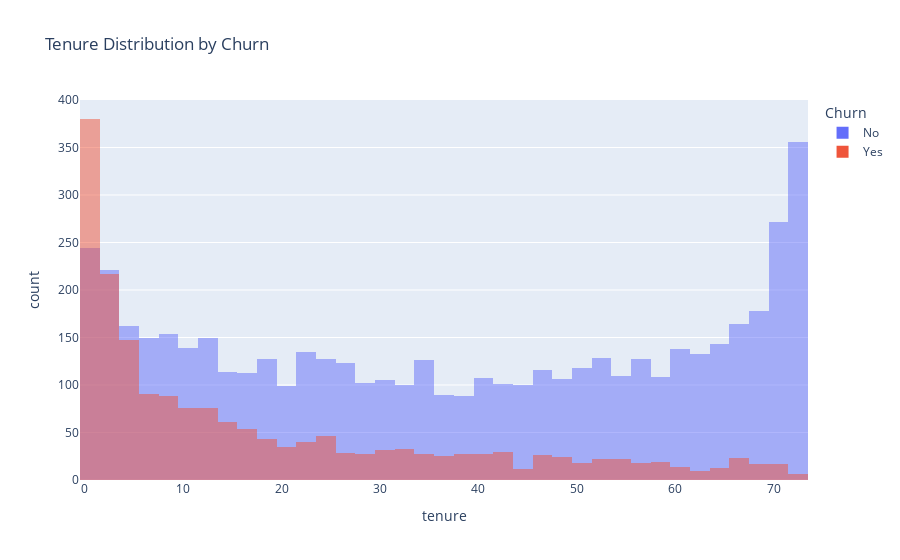

Write notebook code for a chart like this one.
### Code cell
fig = px.histogram(df, x="tenure", color="Churn", title="Tenure Distribution by Churn", nbins=50, barmode="overlay")

fig.show()

### Figure 1 — Plotly figure (JSON) as saved in the notebook; plotly's stock layout.template omitted (floating-point values rounded to 4 significant figures; data arrays with more than 128 entries replaced by an {"elided": "..."} marker saying what was removed)
{"data": [{"alignmentgroup": "True", "bingroup": "x", "hovertemplate": "Churn=No<br>tenure=%{x}<br>count=%{y}<extra></extra>", "legendgroup": "No", "marker": {"color": "#636efa", "opacity": 0.5, "pattern": {"shape": ""}}, "name": "No", "nbinsx": 50, "offsetgroup": "No", "orientation": "v", "showlegend": true, "type": "histogram", "x": {"elided": "5174 int values"}, "xaxis": "x", "yaxis": "y"}, {"alignmentgroup": "True", "bingroup": "x", "hovertemplate": "Churn=Yes<br>tenure=%{x}<br>count=%{y}<extra></extra>", "legendgroup": "Yes", "marker": {"color": "#EF553B", "opacity": 0.5, "pattern": {"shape": ""}}, "name": "Yes", "nbinsx": 50, "offsetgroup": "Yes", "orientation": "v", "showlegend": true, "type": "histogram", "x": {"elided": "1869 int values"}, "xaxis": "x", "yaxis": "y"}], "layout": {"barmode": "overlay", "legend": {"title": {"text": "Churn"}, "tracegroupgap": 0}, "title": {"text": "Tenure Distribution by Churn"}, "xaxis": {"anchor": "y", "domain": [0, 1], "title": {"text": "tenure"}}, "yaxis": {"anchor": "x", "domain": [0, 1], "title": {"text": "count"}}}}
